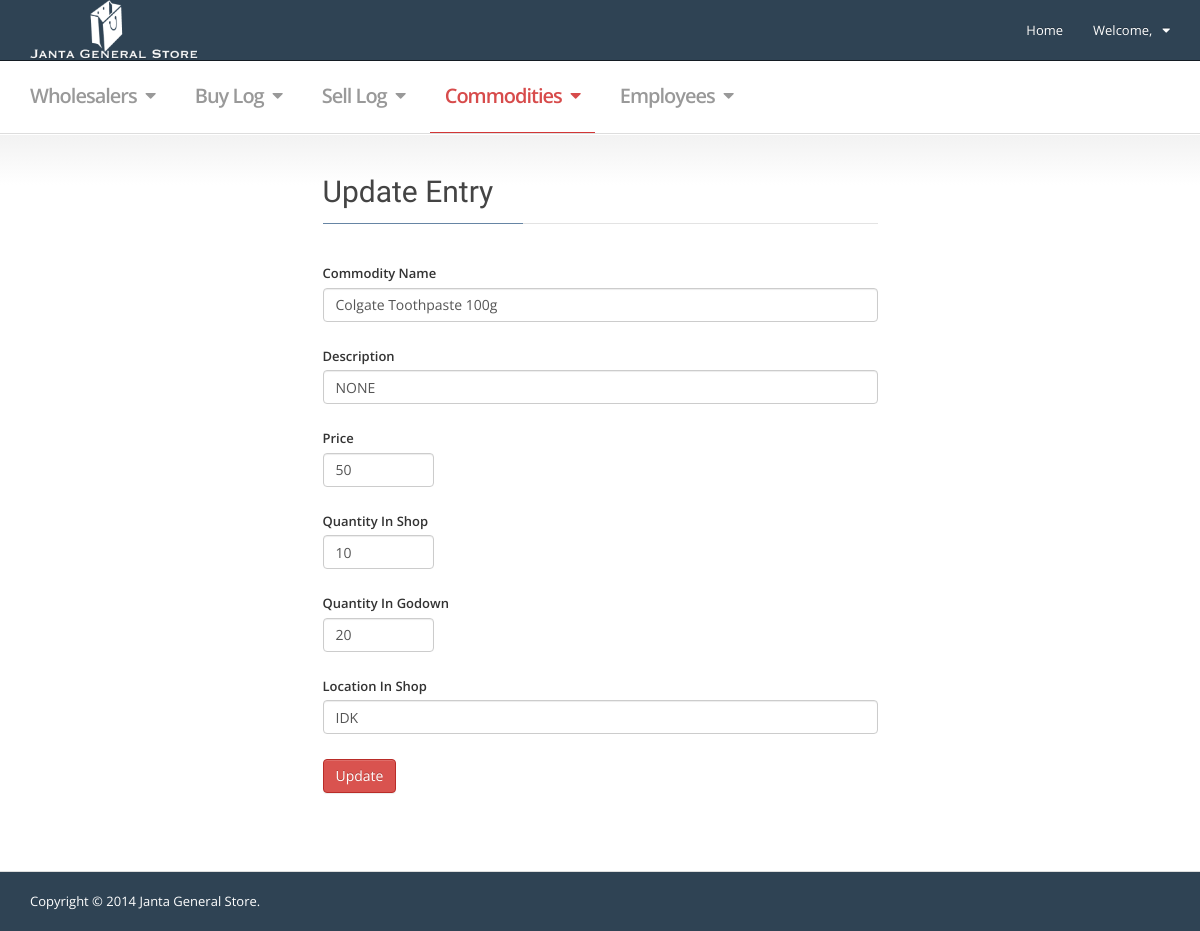
The page /commodities_edit_entry.php?id=2 on the database as committed earlier.
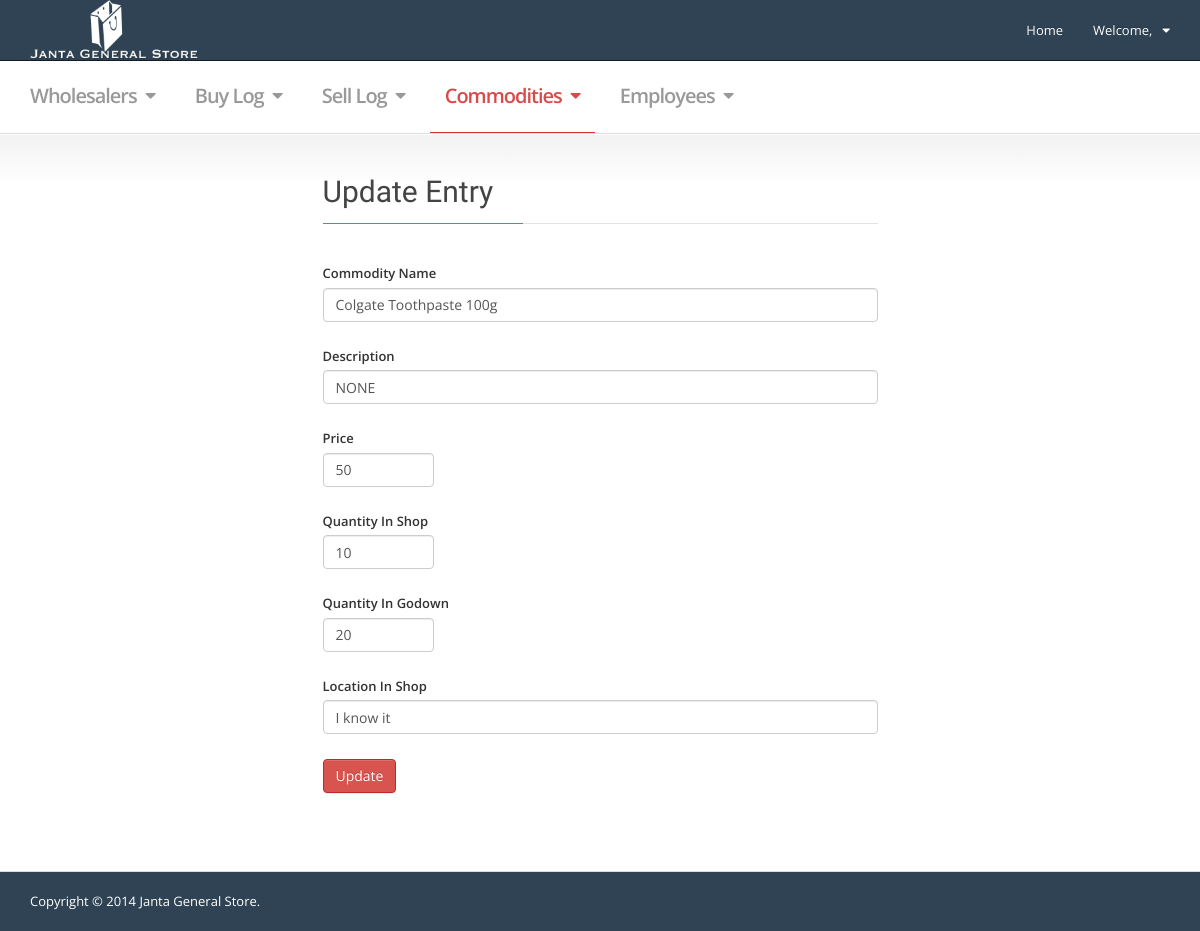
The same page on the database as committed later.
### tables this page shows
CREATE TABLE IF NOT EXISTS `commodities` (
  `id` int(11) NOT NULL AUTO_INCREMENT,
  `name` varchar(30) NOT NULL,
  `description` varchar(30) NOT NULL,
  `price` varchar(30) NOT NULL,
  `location_in_shop` varchar(30) NOT NULL,
  `qty_in_shop` int(11) NOT NULL,
  `qty_in_godown` int(11) NOT NULL,
  `type` varchar(15) NOT NULL,
  PRIMARY KEY (`id`)
);

### commodities_edit_entry.php (the view, shortened to what this page needs)
<!DOCTYPE html>
 <html lang="en" class="no-js">
<head>
  <link rel="stylesheet" href="./css/font-awesome.min.css">
  <link rel="stylesheet" href="./css/bootstrap.min.css">
  <link rel="stylesheet" href="./css/mvpready-admin.css">
  <link rel="stylesheet" href="./css/mvpready-flat.css">
</head>
<body class=" ">
<div id="wrapper">
  <?php
            include_once("navbar.php");
  ?>
  <div class="content">
    <div class="container">
      <div class="row">
        <div class="col-md-6 col-md-push-3 col-sm-8 col-sm-push-2 ">
          <div class="portlet">
            <h2 class="portlet-title">
              <u>Update Entry</u>
            </h2>
            <div class="portlet-body">
              <form action="scripts/update_commodity.php" data-validate="parsley" class="form parsley-form">
<?php
require 'scripts/config_sql.php';
$id = @$_GET['id'];
$data_row = $mysqli->query("SELECT * FROM commodities WHERE id='$id' LIMIT 1")->fetch_assoc();
?>
                <div class="form-group">
                  <label for="name">Commodity Name</label>
                  <input value="<?php echo $data_row['name'];?>" type="text" id="commname" name="name" class="form-control parsley-validated" data-required="true">
                </div>
                <div class="form-group">
                  <label for="type">Description</label>
                  <input value="<?php echo $data_row['description'];?>" type="text" id="description" name="description" class="form-control parsley-validated" data-required="true">
                </div>
                <div class="form-group">
                  <label for="price">Price</label>
                  <input value="<?php echo $data_row['price'];?>" type="number" id="price" name="price" step="0.01" class="form-control half-width parsley-validated" data-required="true">
                </div>
                <div class="form-group">
                  <label for="qty_in_shop">Quantity In Shop</label>
                  <input value="<?php echo $data_row['qty_in_shop'];?>" type="number" id="qty_in_shop" name="qty_in_shop" class="form-control half-width parsley-validated" data-required="true">
                </div>
                <div class="form-group">
                  <label for="qty_in_godown">Quantity In Godown</label>
                  <input value="<?php echo $data_row['qty_in_godown'];?>" type="number" id="qty_in_godown" name="qty_in_godown" class="form-control half-width parsley-validated" data-required="true">
                </div>
                <div class="form-group">
                  <label for="location_in_shop">Location In Shop</label>
                  <input value="<?php echo $data_row['location_in_shop'];?>" type="text" id="location" name="location_in_shop" class="form-control parsley-validated" data-required="true">
                </div>
                <div class="form-group">
                  <button type="submit" class="btn btn-danger">Update</button>
                </div>
              </form>
            </div>
          </div>
        </div>
      </div>
    </div>
  </div>
</div>
<footer class="footer">
  <div class="container">
    <p class="pull-left">Copyright &copy; 2014 Janta General Store.</p>
  </div>
</footer>
</body>
</html>

Rows that differ between the two databases and show on the page:
changed commodities "Colgate Toothpaste 100g": location_in_shop "IDK" → "I know it"
